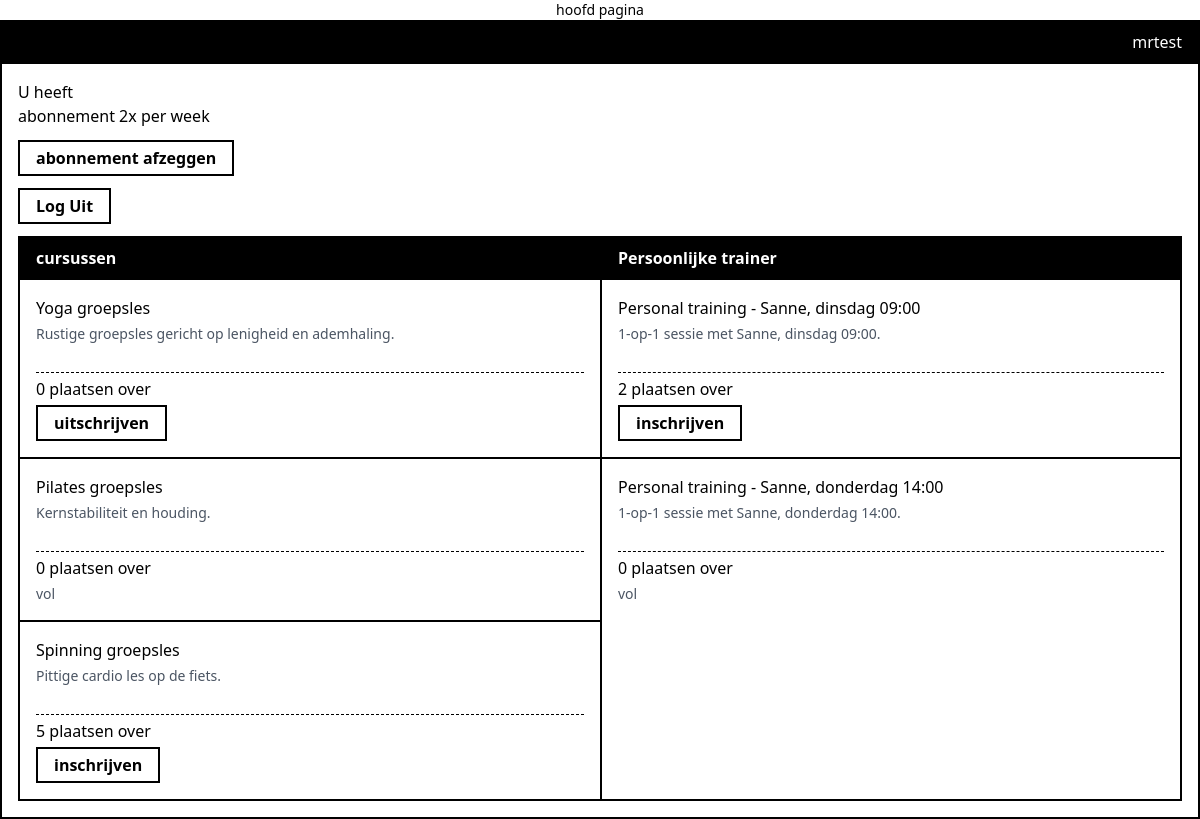
Page / (signed in) on the committed database.
### customer/models.py (models this page shows)
class Customer(models.Model):
    user = models.OneToOneField(settings.AUTH_USER_MODEL, on_delete=models.CASCADE)
    subscription = models.OneToOneField(Subscription, on_delete=models.CASCADE)

### subscriptions/models.py (models this page shows)
class Subscription(models.Model):
    type = models.ForeignKey(SubscriptionType, on_delete=models.CASCADE, related_name='type', null=True)
    cources_allowed = models.BooleanField(default=False)
    saldo = models.IntegerField(default=0)

class SubscriptionType(models.Model):
    name = models.CharField()
    price = models.FloatField()
    access = models.IntegerField()

### courses/models.py (models this page shows)
class Course(models.Model):
    name = models.CharField()
    type = models.OneToOneField(CourseType, on_delete=models.CASCADE, related_name='type')
    customers = models.ManyToManyField(Customer, blank=True)
    availability = models.IntegerField(default=10)

class CourseType(models.Model):
    name = models.CharField()
    description = models.TextField()

### template/views.py (the view)
# urls.py: 2. Add a URL to urlpatterns:  path('', views.home, name='home')
@login_required
def home(request):
    customer = getattr(request.user, "customer", None)
    courses = Course.objects.select_related("type").all()
    trainer_courses = courses.filter(type__name__iexact="Persoonlijke trainer")
    regular_courses = courses.exclude(pk__in=trainer_courses.values("pk"))
    enrolled_ids = set(customer.course_set.values_list("id", flat=True)) if customer else set()
    context = {
        "customer": customer,
        "regular_courses": regular_courses,
        "trainer_courses": trainer_courses,
        "enrolled_ids": enrolled_ids,
    }
    return render(request, "template.html", context)

### template/templates/template.html (shortened to what this page needs)
{% extends "base.html" %}
{% block content %}
<div class="min-h-screen bg-white">
    <p class="text-center text-sm">hoofd pagina</p>
    <header class="flex items-center justify-end border-2 border-black bg-black px-4 py-2 text-white">
        <span class="font-medium">{{ user.username }}</span>
    </header>
    <div class="border-2 border-t-0 border-black p-4 space-y-3">
        {% if customer %}
        <p>U heeft<br>abonnement {{ customer.subscription.type.name|default:"geen abonnement gekozen" }}</p>
        {% else %}
        <p>U heeft<br>geen abonnement</p>
        {% endif %}
        <div>
            {% if customer %}
            <button type="button" class="block border-2 border-black px-4 py-1 font-semibold">abonnement afzeggen</button>
            {% else %}
            <a href="{% url 'subscription_request' %}" class="inline-block border-2 border-black px-4 py-1 font-semibold">abonnement aanvragen</a>
            {% endif %}
        </div>
        <form method="post" action="{% url 'logout' %}">
            <button type="submit" class="border-2 border-black px-4 py-1 font-semibold">Log Uit</button>
        </form>
        <div class="border-2 border-black">
            <div class="grid grid-cols-2 divide-x-2 divide-black border-b-2 border-black bg-black text-white font-semibold">
                <div class="px-4 py-2">cursussen</div>
                <div class="px-4 py-2">Persoonlijke trainer</div>
            </div>
            <div class="grid grid-cols-2 divide-x-2 divide-black">
                <div class="divide-y-2 divide-black">
                    {% for course in regular_courses %}
                    <div class="space-y-1 p-4">
                        <p>{{ course.name }}</p>
                        <p class="text-sm text-gray-600">{{ course.type.description }}</p>
                        <p class="border-b border-dashed border-black">&nbsp;</p>
                        <p>{{ course.availability }} plaatsen over</p>
                        {% if course.id in enrolled_ids %}
                        <form method="post" action="{% url 'course_withdraw' course.id %}">
                            <button type="submit" class="block border-2 border-black px-4 py-1 font-semibold">uitschrijven</button>
                        </form>
                        {% elif not customer %}
                        <p class="text-sm text-gray-600">abonnement vereist</p>
                        {% elif not customer.subscription.cources_allowed %}
                        <p class="text-sm text-gray-600">addendum vereist</p>
                        {% elif course.availability <= 0 %}
                        <p class="text-sm text-gray-600">vol</p>
                        {% else %}
                        <form method="post" action="{% url 'course_enroll' course.id %}">
                            <button type="submit" class="block border-2 border-black px-4 py-1 font-semibold">inschrijven</button>
                        </form>
                        {% endif %}
                    </div>
                    {% empty %}
                    <p class="p-4 text-sm text-gray-500">Geen cursussen beschikbaar.</p>
                    {% endfor %}
                </div>
                <div class="divide-y-2 divide-black">
                    {% for course in trainer_courses %}
                    <div class="space-y-1 p-4">
                        <p>{{ course.name }}</p>
                        <p class="text-sm text-gray-600">{{ course.type.description }}</p>
                        <p class="border-b border-dashed border-black">&nbsp;</p>
                        <p>{{ course.availability }} plaatsen over</p>
                        {% if course.id in enrolled_ids %}
                        <form method="post" action="{% url 'course_withdraw' course.id %}">
                            {% csrf_token %}
                            <button type="submit" class="block border-2 border-black px-4 py-1 font-semibold">uitschrijven</button>
                        </form>
                        {% elif not customer %}
                        <p class="text-sm text-gray-600">abonnement vereist</p>
                        {% elif not customer.subscription.cources_allowed %}
                        <p class="text-sm text-gray-600">addendum vereist</p>
                        {% elif course.availability <= 0 %}
                        <p class="text-sm text-gray-600">vol</p>
                        {% else %}
                        <form method="post" action="{% url 'course_enroll' course.id %}">
                            <button type="submit" class="block border-2 border-black px-4 py-1 font-semibold">inschrijven</button>
                        </form>
                        {% endif %}
                    </div>
                    {% empty %}
                    <p class="p-4 text-sm text-gray-500">Geen persoonlijke trainers beschikbaar.</p>
                    {% endfor %}
                </div>
            </div>
        </div>
    </div>
</div>
{% endblock content %}

### template/templates/base.html (shortened to what this page needs)
{% load static tailwind_tags %}
<!DOCTYPE html>
<html lang="en">
<head>
    {% tailwind_css %}
</head>
<body>
   {% block content %}
   {% endblock content %}
</body>
</html>

### rows in the picture
Customer: subscription.type.name "2x per week"
Course: name "Yoga groepsles", type.description "Rustige groepsles gericht op lenigheid en ademhaling.", availability "0", shows "uitschrijven"
Course: name "Pilates groepsles", type.description "Kernstabiliteit en houding.", availability "0", shows "vol"
Course: name "Spinning groepsles", type.description "Pittige cardio les op de fiets.", availability "5", shows "inschrijven"
Course: name "Personal training - Sanne, dinsdag 09:00", type.description "1-op-1 sessie met Sanne, dinsdag 09:00.", availability "2", shows "inschrijven"
Course: name "Personal training - Sanne, donderdag 14:00", type.description "1-op-1 sessie met Sanne, donderdag 14:00.", availability "0", shows "vol"

### other values in the picture
{{ user.username }} "mrtest"
